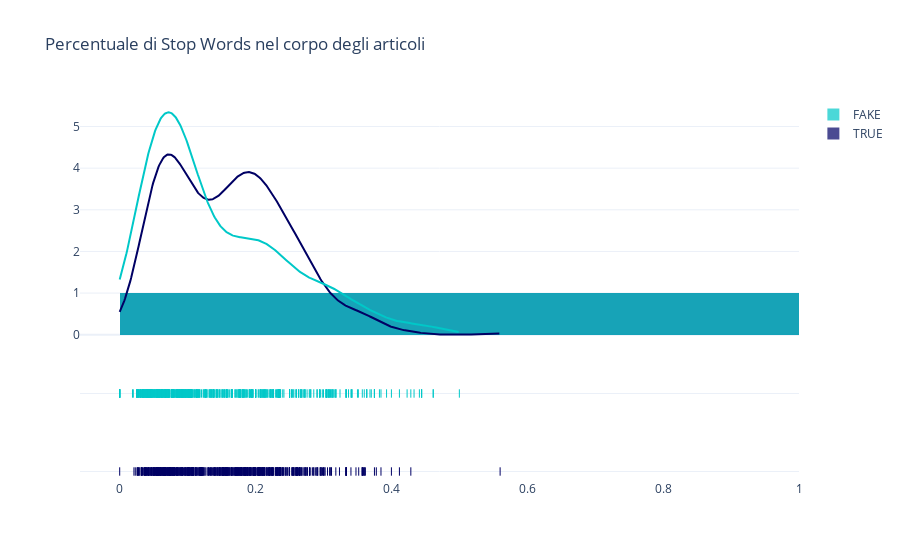

Notebook cell for this chart:
### Markdown cell above
## Stop Words nel corpo degli articoli

### Code cell
x1 = dataset.loc[dataset['label']=='TRUE']['text_pct_stop_words']
x2 = dataset.loc[dataset['label'] == 'FAKE']['text_pct_stop_words']

group_labels = ['TRUE', 'FAKE']

colors = ['rgb(0, 0, 100)', 'rgb(0, 200, 200)']

fig = ff.create_distplot(
    [x1, x2], group_labels,colors=colors)

fig.update_layout(title_text='Percentuale di Stop Words nel corpo degli articoli', template="plotly_white")
fig.show()

### Figure 1 — Plotly figure (JSON) as saved in the notebook; plotly's stock layout.template omitted (floating-point values rounded to 4 significant figures; data arrays with more than 128 entries replaced by an {"elided": "..."} marker saying what was removed)
{"data": [{"autobinx": false, "histnorm": "probability density", "legendgroup": "TRUE", "marker": {"color": "rgb(0, 0, 100)"}, "name": "TRUE", "opacity": 0.7, "type": "histogram", "x": {"elided": "586 float values"}, "xaxis": "x", "xbins": {"end": 0.56, "size": 1, "start": 0}, "yaxis": "y"}, {"autobinx": false, "histnorm": "probability density", "legendgroup": "FAKE", "marker": {"color": "rgb(0, 200, 200)"}, "name": "FAKE", "opacity": 0.7, "type": "histogram", "x": {"elided": "578 float values"}, "xaxis": "x", "xbins": {"end": 0.5, "size": 1, "start": 0}, "yaxis": "y"}, {"legendgroup": "TRUE", "marker": {"color": "rgb(0, 0, 100)"}, "mode": "lines", "name": "TRUE", "showlegend": false, "type": "scatter", "x": {"elided": "500 float values"}, "xaxis": "x", "y": {"elided": "500 float values"}, "yaxis": "y"}, {"legendgroup": "FAKE", "marker": {"color": "rgb(0, 200, 200)"}, "mode": "lines", "name": "FAKE", "showlegend": false, "type": "scatter", "x": {"elided": "500 float values"}, "xaxis": "x", "y": {"elided": "500 float values"}, "yaxis": "y"}, {"legendgroup": "TRUE", "marker": {"color": "rgb(0, 0, 100)", "symbol": "line-ns-open"}, "mode": "markers", "name": "TRUE", "showlegend": false, "type": "scatter", "x": {"elided": "586 float values"}, "xaxis": "x", "y": {"elided": "586 str values"}, "yaxis": "y2"}, {"legendgroup": "FAKE", "marker": {"color": "rgb(0, 200, 200)", "symbol": "line-ns-open"}, "mode": "markers", "name": "FAKE", "showlegend": false, "type": "scatter", "x": {"elided": "578 float values"}, "xaxis": "x", "y": {"elided": "578 str values"}, "yaxis": "y2"}], "layout": {"barmode": "overlay", "hovermode": "closest", "legend": {"traceorder": "reversed"}, "title": {"text": "Percentuale di Stop Words nel corpo degli articoli"}, "xaxis": {"anchor": "y2", "domain": [0, 1], "zeroline": false}, "yaxis": {"anchor": "free", "domain": [0.35, 1], "position": 0}, "yaxis2": {"anchor": "x", "domain": [0, 0.25], "dtick": 1, "showticklabels": false}}}
